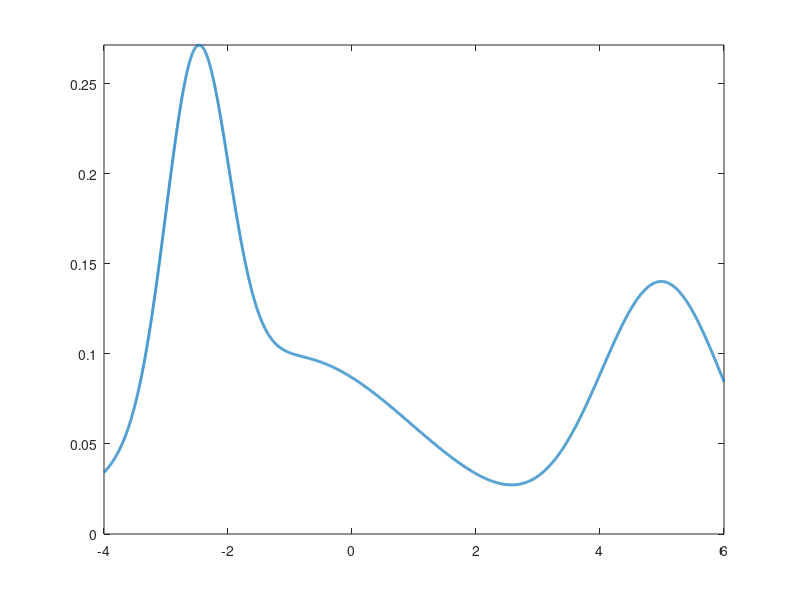

Write the MATLAB code that produced this figure. (Note: this script raises an error after producing the figure.)
%maxlloyd_demo
%demonstrate the iterative Max-Lloyd algotithm for attaining the optimal
%non-uniform quantization, given the probability density function of x
%
% (c) by Arie Yeredor, April 2021
% This code can be used for educational purposes only
%

figure(1)
clf

%Define the support and the hi-resolution version of the pdf f(x)
al=-4;
be=6;
dx=0.001;
x=[al:dx:be];
%f(x) is a truncated and normalized Gaussian Mixture (of equi-probable
%components)
etas=[-2.5 -1 5];   %means of the Gaussian components
sigs=[0.5 2 1];     %variances of the Gaussian components
MM=length(etas);    %number of components
f=0*x;
for mm=1:MM
    eta=etas(mm);
    sig=sigs(mm);
    f=f+exp(-0.5*((x-eta)/sig).^2)/sqrt(sig);   %similarly scaled Gaussians
end
f=f/(sum(f)*dx);    %nrmalize
maxf=max(f);
%show the resulting pdf
plot(x,f,'linewidth',2)
axis([al be 0 maxf]);
hold on;

px=sum(x.^2.*f)*dx;    %power of x
logpx=log10(px);

%choose representative values, end by clicking outside of the x range
%max 50 points
disp('Input up to 50 Representatives, end by clicking outside x range')
Mmax=50;
a=zeros(1,Mmax);
ha=zeros(1,Mmax);
for m=1:Mmax
    [xa y]=ginput(1);
    if xa<al || xa>be, break; end
    a(m)=xa;
    ha(m)=plot([xa xa],[0 0.05*maxf],'k','linewidth',2);
end
M=m-1;
a=a(1:M);
ha=ha(1:M);
[a ix]=sort(a);
ha=ha(ix);

%calculate the implied borders
b=[al 0.5*(a(1:M-1)+a(2:M)) be];
hb=zeros(1,M);
pqvec=zeros(1,M);
for m=1:M
    ix=find(x>b(m) & x<=b(m+1));
    hb(m)=patch([x(ix) x(ix(end)) x(ix([1 1]))],[f(ix) 0 0 f(ix(1))],[m/M 1 1-(m/M)],'FaceAlpha',0.4);
    pqvec(m)=sum((x(ix)-a(m)).^2.*f(ix));
end
it=0;
pq=sum(pqvec)*dx;
title(['M=' num2str(M) ', iteration=' num2str(it) ', QSNR=' sprintf('%5.3f',10*(logpx-log10(pq))) '[dB]'])

manual=true;
disp('Click out of x range below max y to proceed step by step, in range to stop')
disp('Or click above max y outside the x range to run free')
for it=1:250
    if manual
        [xa ya]=ginput(1);
        if xa>=al && xa<=be, break; end
        if ya>maxf, manual=false; end
    end
    %recalculate optimal representatives
    for m=1:M;
        ix=find(x>b(m) & x<=b(m+1));
        a(m)=sum(x(ix).*f(ix))/sum(f(ix));  %conditional mean
        set(ha(m),'xdata',[a(m) a(m)]);
        pqvec(m)=sum((x(ix)-a(m)).^2.*f(ix));
    end
    pq=sum(pqvec)*dx;
    %show iteration count and QSNR results
    title(['M=' num2str(M) ', iteration=' num2str(it) 'a, QSNR=' sprintf('%5.3f',10*(logpx-log10(pq))) '[dB]'])

    if manual
        [xa ya]=ginput(1);
        if xa>=al && xa<=be, break; end
        if ya>maxf, manual=false; end
    end
    if xa>=al && xa<=be, break; end 
    %recalculate borders
    b=[al 0.5*(a(1:M-1)+a(2:M)) be];
    for m=1:M
        ix=find(x>b(m) & x<=b(m+1));
        set(hb(m),'xdata',[x(ix) x(ix(end)) x(ix([1 1]))],'ydata',[f(ix) 0 0 f(ix(1))]);    
        pqvec(m)=sum((x(ix)-a(m)).^2.*f(ix));
    end
    pq=sum(pqvec)*dx;
    %show iteration count and QSNR results
    title(['M=' num2str(M) ', iteration=' num2str(it) 'b, QSNR=' sprintf('%5.3f',10*(logpx-log10(pq))) '[dB]'])
    
    drawnow     %necessary for the free run only
end